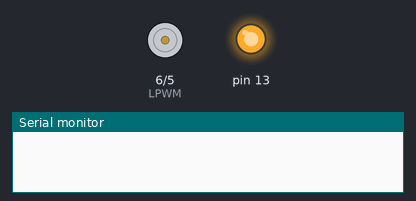
Recording of a sketch running on a simulated Arduino Uno, built with avr-gcc and run on an emulated ATmega328P. On the bench: motor-driver pin pairs drawn as motors (green arrow = first pin HIGH = forward, orange = second pin HIGH = backward, longer = more drive), output pins drawn as LEDs (lit = HIGH), the last lines printed to the serial monitor.

Above: at 0.1 s.
At 1.9 s:
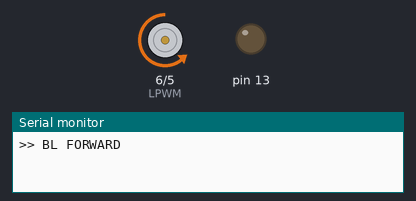
At 6.9 s:
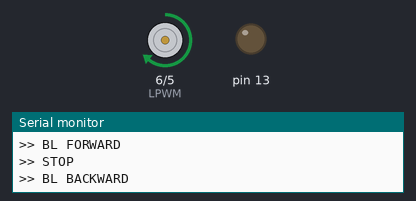
At 9.9 s:
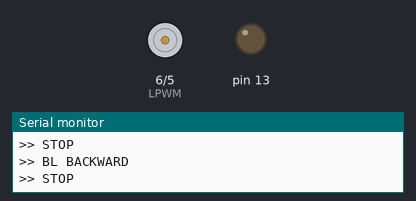
Timing chart, 0 to 11.4 s (numbered marks = the images above):
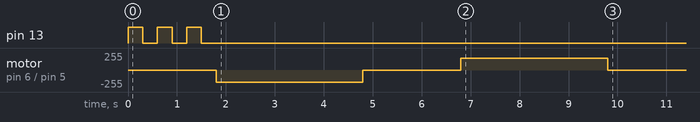

The sketch:

Test_BL_BTS_Uno.ino
```cpp
/*
 * Test BL BTS7960 driver with Arduino Uno
 * RPWM=Pin 5, LPWM=Pin 6 (PWM capable on Uno)
 */

#define RPWM  5
#define LPWM  6

void setup() {
  Serial.begin(115200);
  pinMode(RPWM, OUTPUT);
  pinMode(LPWM, OUTPUT);
  pinMode(13, OUTPUT);

  for (int i = 0; i < 3; i++) {
    digitalWrite(13, HIGH); delay(300);
    digitalWrite(13, LOW);  delay(300);
  }

  // Forward
  Serial.println(">> BL FORWARD");
  analogWrite(RPWM, 180);
  analogWrite(LPWM, 0);
  delay(3000);

  // Stop
  Serial.println(">> STOP");
  analogWrite(RPWM, 0);
  analogWrite(LPWM, 0);
  delay(2000);

  // Backward
  Serial.println(">> BL BACKWARD");
  analogWrite(RPWM, 0);
  analogWrite(LPWM, 180);
  delay(3000);

  // Stop
  Serial.println(">> STOP");
  analogWrite(RPWM, 0);
  analogWrite(LPWM, 0);
}

void loop() {
}
```
